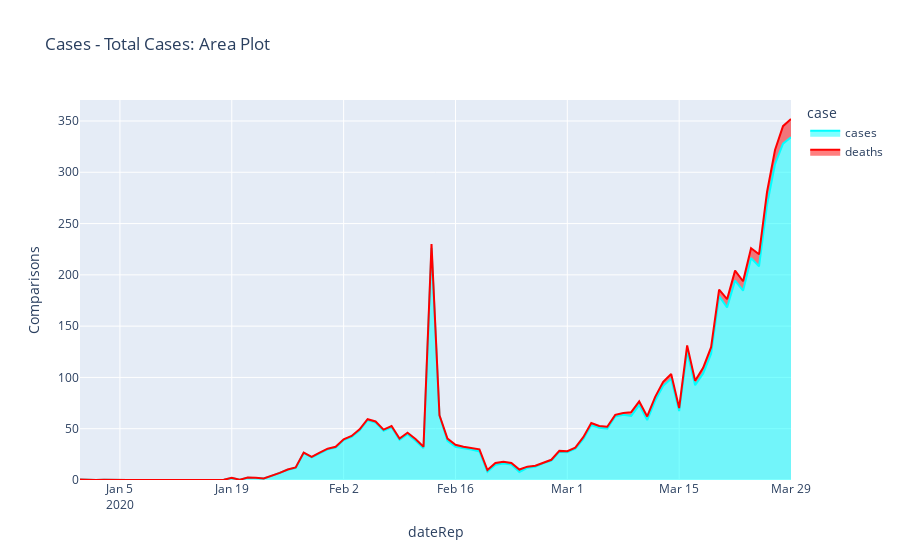

Source (notebook cell):
### Markdown cell above
# It grouped by cases confirmed and deaths, additionally it shows the denisty of each variable, to represent the diferent  between each variable

### Code cell
grouped = virus_19.groupby('dateRep')['cases', 'deaths'].sum().reset_index()

temp = grouped.melt(id_vars="dateRep", value_vars=['cases', 'deaths'],
                 var_name='case', value_name='count')
fig = px.area(temp, x="dateRep", y="count", color='case',
             title='Cases - Total Cases: Area Plot', color_discrete_sequence = ['cyan', 'red', 'orange'], labels={'count':'Comparisons', 'date':''})
fig.show()
